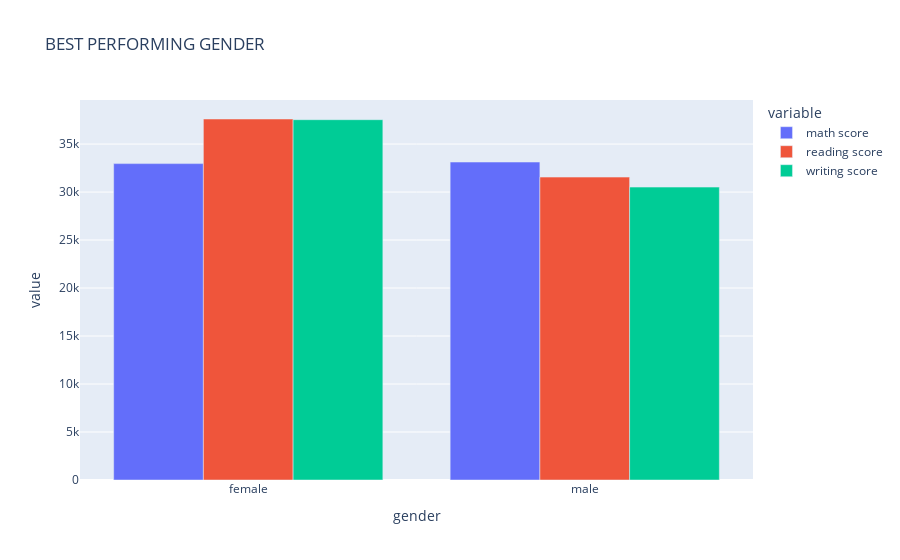

This figure's notebook cell:
### Code cell
px.bar(gender_scores,barmode='group',title='BEST PERFORMING GENDER')

### Figure 1 — Plotly figure (JSON) as saved in the notebook; plotly's stock layout.template omitted (floating-point values rounded to 4 significant figures)
{"data": [{"alignmentgroup": "True", "hovertemplate": "variable=math score<br>gender=%{x}<br>value=%{y}<extra></extra>", "legendgroup": "math score", "marker": {"color": "#636efa", "pattern": {"shape": ""}}, "name": "math score", "offsetgroup": "math score", "orientation": "v", "showlegend": true, "textposition": "auto", "type": "bar", "x": ["female", "male"], "xaxis": "x", "y": [32962, 33127], "yaxis": "y"}, {"alignmentgroup": "True", "hovertemplate": "variable=reading score<br>gender=%{x}<br>value=%{y}<extra></extra>", "legendgroup": "reading score", "marker": {"color": "#EF553B", "pattern": {"shape": ""}}, "name": "reading score", "offsetgroup": "reading score", "orientation": "v", "showlegend": true, "textposition": "auto", "type": "bar", "x": ["female", "male"], "xaxis": "x", "y": [37611, 31558], "yaxis": "y"}, {"alignmentgroup": "True", "hovertemplate": "variable=writing score<br>gender=%{x}<br>value=%{y}<extra></extra>", "legendgroup": "writing score", "marker": {"color": "#00cc96", "pattern": {"shape": ""}}, "name": "writing score", "offsetgroup": "writing score", "orientation": "v", "showlegend": true, "textposition": "auto", "type": "bar", "x": ["female", "male"], "xaxis": "x", "y": [37538, 30516], "yaxis": "y"}], "layout": {"barmode": "group", "legend": {"title": {"text": "variable"}, "tracegroupgap": 0}, "title": {"text": "BEST PERFORMING GENDER"}, "xaxis": {"anchor": "y", "domain": [0, 1], "title": {"text": "gender"}}, "yaxis": {"anchor": "x", "domain": [0, 1], "title": {"text": "value"}}}}
